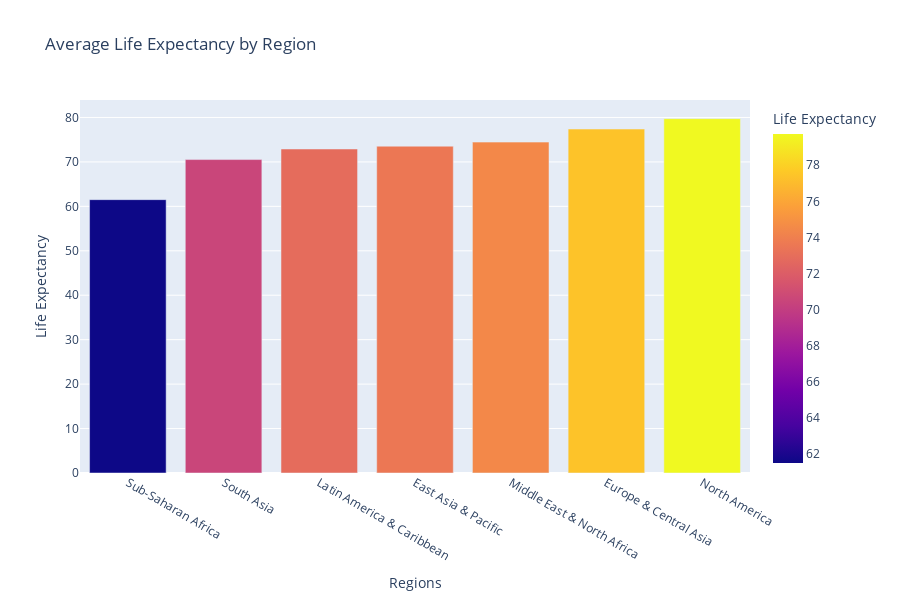

Notebook code for this chart:
### Code cell
fig = px.bar(df2, x="region", y="avg_life", 
             hover_data=['region', 'avg_life'], color='avg_life',
             labels={'region': 'Regions', 'avg_life':'Life Expectancy'},
             title="Average Life Expectancy by Region",height=600)
fig.show()

### Figure 1 — Plotly figure (JSON) as saved in the notebook; plotly's stock layout.template omitted (floating-point values rounded to 4 significant figures)
{"data": [{"alignmentgroup": "True", "hovertemplate": "Regions=%{x}<br>Life Expectancy=%{marker.color}<extra></extra>", "legendgroup": "", "marker": {"color": [61.51, 70.52, 72.91, 73.54, 74.45, 77.39, 79.73], "coloraxis": "coloraxis", "pattern": {"shape": ""}}, "name": "", "offsetgroup": "", "orientation": "v", "showlegend": false, "textposition": "auto", "type": "bar", "x": ["Sub-Saharan Africa", "South Asia", "Latin America & Caribbean", "East Asia & Pacific", "Middle East & North Africa", "Europe & Central Asia", "North America"], "xaxis": "x", "y": [61.51, 70.52, 72.91, 73.54, 74.45, 77.39, 79.73], "yaxis": "y"}], "layout": {"barmode": "relative", "coloraxis": {"colorbar": {"title": {"text": "Life Expectancy"}}, "colorscale": [[0, "#0d0887"], [0.1111, "#46039f"], [0.2222, "#7201a8"], [0.3333, "#9c179e"], [0.4444, "#bd3786"], [0.5556, "#d8576b"], [0.6667, "#ed7953"], [0.7778, "#fb9f3a"], [0.8889, "#fdca26"], [1, "#f0f921"]]}, "height": 600, "legend": {"tracegroupgap": 0}, "title": {"text": "Average Life Expectancy by Region"}, "xaxis": {"anchor": "y", "domain": [0, 1], "title": {"text": "Regions"}}, "yaxis": {"anchor": "x", "domain": [0, 1], "title": {"text": "Life Expectancy"}}}}
